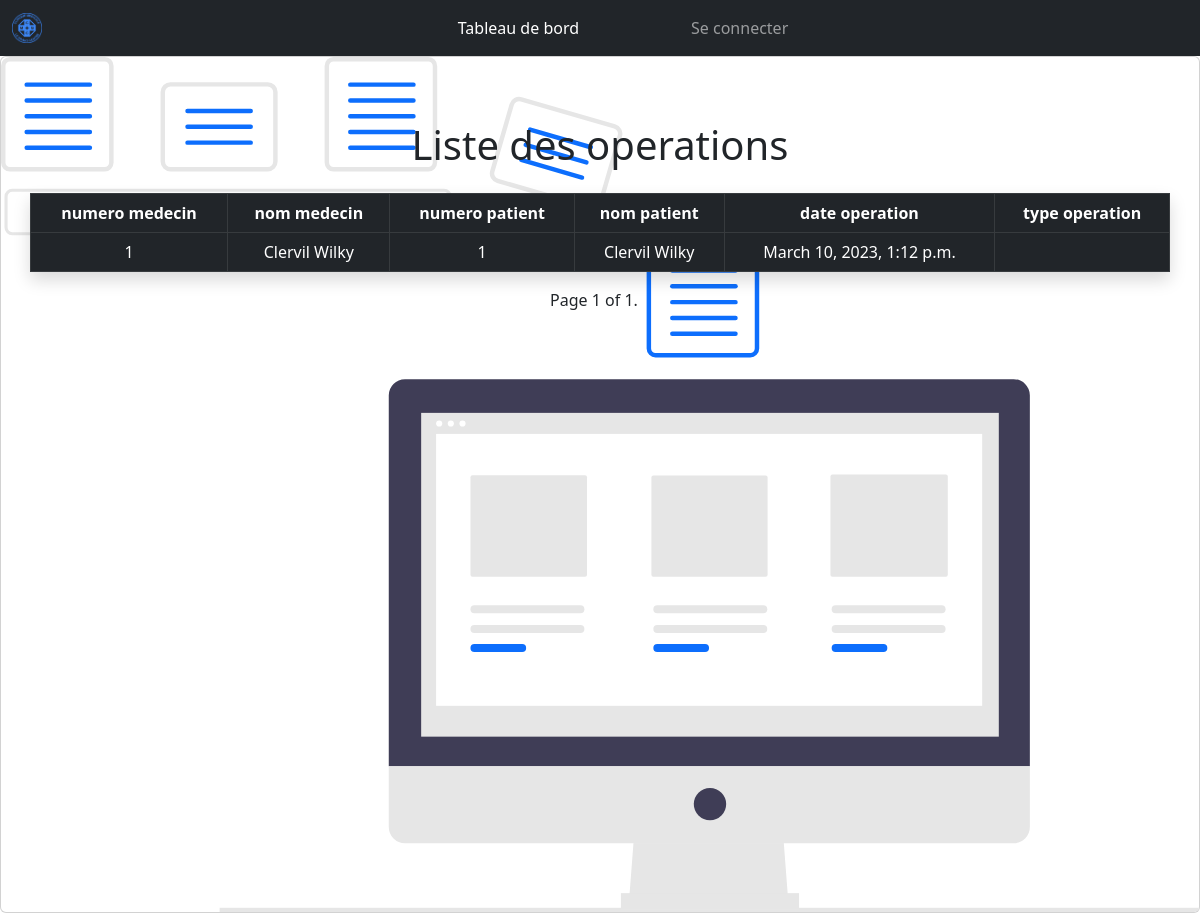
The app's page /operation/lister_operation/ with its own data.
### operation/models.py (models this page shows)
class Operer(models.Model):
    num_medecin = models.ForeignKey(umodels.Medecin,on_delete=models.CASCADE)
    num_patient = models.ForeignKey(acmodels.Patient,on_delete=models.CASCADE)
    date_operation = models.DateTimeField(auto_now_add=True)
    type_operation = models.CharField(max_length=255)
    class Meta:
        constraints = [
            models.constraints.UniqueConstraint(fields=['num_patient','num_medecin','date_operation'],name='patient_medecin_date_operation_unique')
        ]

### medecin/models.py (models this page shows, shortened)
class Medecin(models.Model):
    num_medecin = models.AutoField(primary_key=True)
    user = models.OneToOneField(User,on_delete=models.CASCADE,null=True,blank=True)
    nom_poste = models.ForeignKey(Poste, on_delete=models.CASCADE,null=True,blank=True)
    num_medecin_chef = models.IntegerField()
    nom_medecin = models.CharField(max_length=20)
    prenom_medecin = models.CharField(max_length=20)

### accueil/models.py (models this page shows, shortened)
class Patient (models.Model):
    num_patient = models.AutoField(primary_key=True)
    nom_patient = models.CharField(max_length=20)
    prenom_patient = models.CharField(max_length=20)
    adresse_patient = models.CharField(max_length=255)
    no_tel_patient = models.IntegerField()
    date_naissance = models.DateField()
    groupe_sanguin = models.CharField(max_length=1, null=True,blank=True)

### operation/views.py (the view)
# urls.py: path('lister_operation/',views.ListerOperation.as_view(),name='lister_operation'),
class ListerOperation(generic.ListView):
    model = models.Operer
    template_name = 'operation/liste_operation.html'
    paginate_by = 8
    context_object_name = 'liste_operation'

### operation/templates/operation/liste_operation.html (shortened to what this page needs)
{% extends 'base.html' %}
{% load static %}
{% block content %}
    <div class="card">
        <img src="{% static 'svg2/undraw_data_processing_yrrv.svg' %}" class="card-img" alt="...">
        <div class="card-img-overlay w-100 justify-content-center d-flex mt-5">
            <div class="container">
                    <div class="row">
                        <h1 class="text-center">Liste des operations</h1>
                        <table class="table shadow table-bordered mt-3">
                            <thead class="table-dark">
                                <tr>
                                    <th class="text-center" scope="col">numero medecin</th>
                                    <th class="text-center" scope="col">nom medecin</th>
                                    <th class="text-center" scope="col">numero patient</th>
                                    <th class="text-center" scope="col">nom patient</th>
                                    <th class="text-center" scope="col">date operation</th>
                                    <th class="text-center" scope="col">type operation</th>
                                </tr>
                            </thead>
                            <tbody class="table-dark">
                                {% for operation in page_obj %}
                                    <tr>
                                        <td class="text-center">{{operation.num_medecin.num_medecin}}</td>
                                        <td class="text-center">{{operation.num_medecin.nom_medecin}} {{operation.num_medecin.prenom_medecin}}</td>
                                        <td class="text-center">{{operation.num_patient.num_patient}}</td>
                                        <td class="text-center">{{operation.num_patient.nom_patient}} {{operation.num_patient.prenom_patient}}</td>
                                        <td class="text-center">{{operation.date_operation}}</td>
                                        <td class="text-center">{{operation.type_corporelle}}</td>
                                    </tr>
                                {% endfor %}
                            </tbody>
                        </table>
                        <div class="pagination d-flex justify-content-center">
                            <span class="step-links">
                                <span class="current">
                                    Page {{ page_obj.number }} of {{ page_obj.paginator.num_pages }}.
                                </span>
                            </span>
                        </div>
                    </div>
        </div>
    </div>
{% endblock content %}

### records on screen
Operer: num_medecin.num_medecin "1", num_medecin.nom_medecin "Clervil", num_medecin.prenom_medecin "Wilky", num_patient.num_patient "1", num_patient.nom_patient "Clervil", num_patient.prenom_patient "Wilky", date_operation "March 10, 2023, 1:12 p.m."

### other values on screen
{{ page_obj.number }} "1"
{{ page_obj.paginator.num_pages }} "1"
